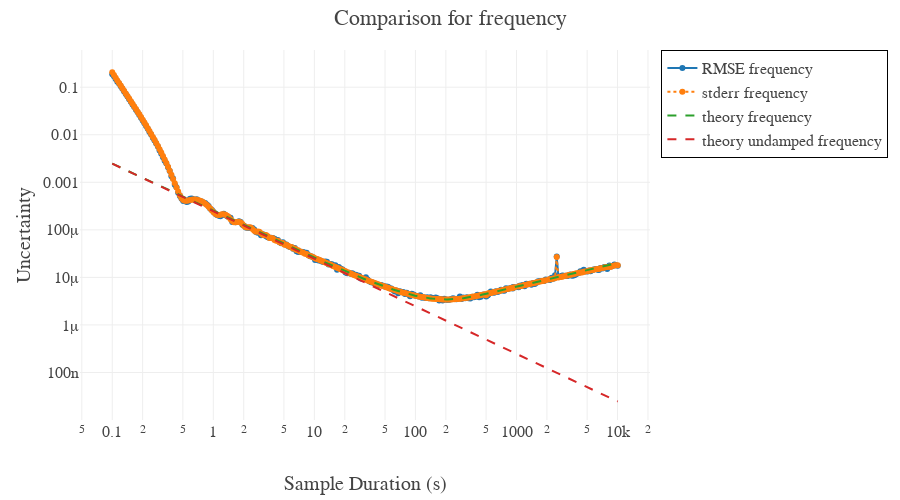
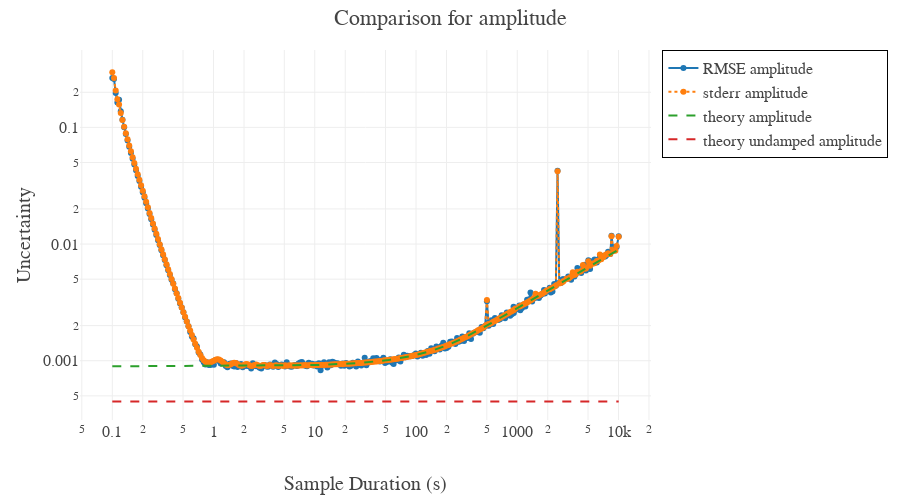
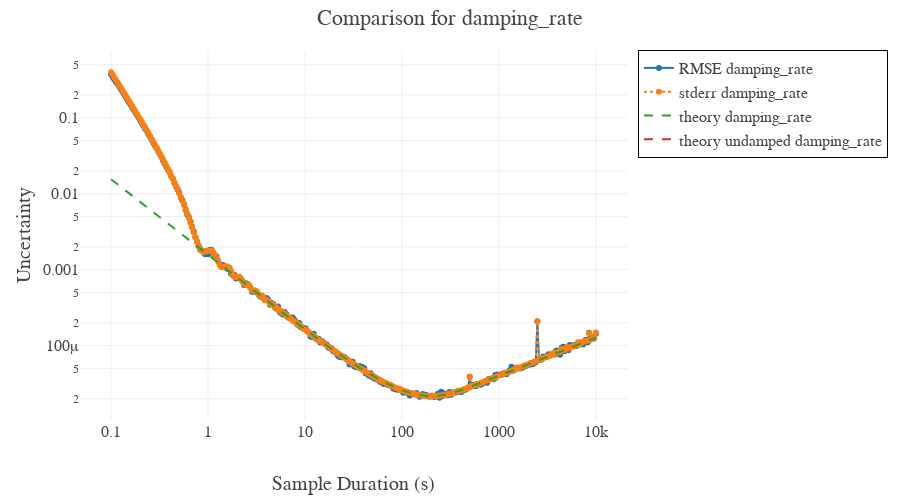
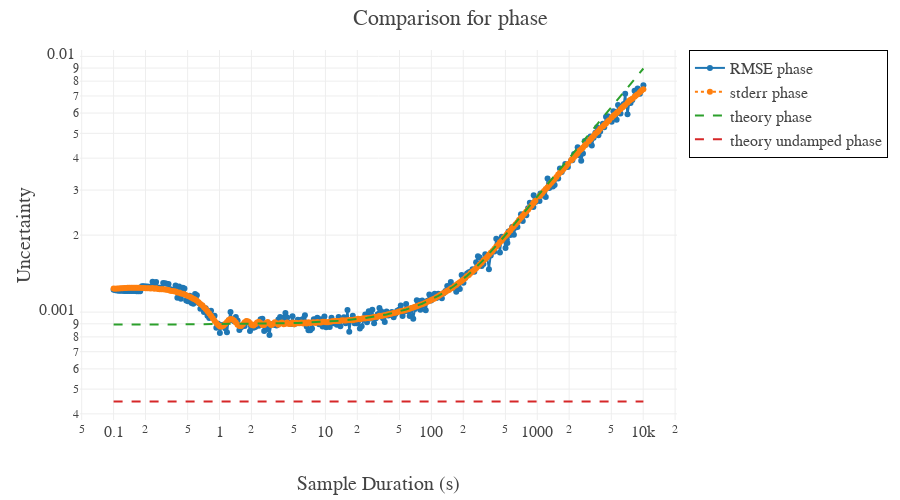

The notebook cell saved with these charts, in order:
### Code cell
import anal_fit_err
import importlib
import dataclasses

importlib.reload(anal_fit_err)

# Generate theoretical predictions
theory_undamped_curves = {
    "amplitude": [],
    "frequency": [],
    "phase": [],
    "damping_rate": [],
}

theory_curves = {"amplitude": [], "frequency": [], "phase": [], "damping_rate": []}


for this_duration in durations:
    est = anal_fit_err.analy_err_in_fit_damp_sine(
        amp=true_params["amplitude"],
        samp_num=num_points,
        samp_time=this_duration,
        sigma_obs=noise_scale,
        damp_rate=true_params["damping_rate"],
    )
    theory_curves["amplitude"].append(est.amplitude)
    theory_curves["frequency"].append(est.frequency)
    theory_curves["phase"].append(est.phase)
    theory_curves["damping_rate"].append(est.damping_rate)

    est = anal_fit_err.analy_err_in_fit_sine(
        amplitude=true_params["amplitude"],
        samp_num=num_points,
        samp_time=this_duration,
        sigma_obs=noise_scale,
    )
    theory_undamped_curves["amplitude"].append(est.amplitude)
    theory_undamped_curves["frequency"].append(est.frequency)
    theory_undamped_curves["phase"].append(est.phase)
    theory_undamped_curves["damping_rate"].append(np.nan)


for key in true_params:
    fig = go.Figure()
    fig.add_trace(
        go.Scatter(
            x=durations, y=rmse_results[key], mode="lines+markers", name=f"RMSE {key}"
        )
    )
    fig.add_trace(
        go.Scatter(
            x=durations,
            y=stderr_results[key],
            mode="lines+markers",
            name=f"stderr {key}",
            line=dict(dash="dot"),
        )
    )
    fig.add_trace(
        go.Scatter(
            x=durations,
            y=theory_curves[key],
            mode="lines",
            name=f"theory {key}",
            line=dict(dash="dash"),
        )
    )

    fig.add_trace(
        go.Scatter(
            x=durations,
            y=theory_undamped_curves[key],
            mode="lines",
            name=f"theory undamped {key}",
            line=dict(dash="dash"),
        )
    )

    fig.update_layout(
        title=f"Comparison for {key}",
        xaxis_title="Sample Duration (s)",
        yaxis_title="Uncertainty",
        width=900,
        height=500,
        yaxis_type="log",
        xaxis_type="log",
    )
    fig.show()

### Figure 1 — Plotly figure (JSON) as saved in the notebook; plotly's stock layout.template omitted (floating-point values rounded to 4 significant figures; data arrays with more than 128 entries replaced by an {"elided": "..."} marker saying what was removed)
{"data": [{"mode": "lines+markers", "name": "RMSE frequency", "type": "scatter", "x": {"elided": "300 float values"}, "y": {"elided": "300 float values"}}, {"line": {"dash": "dot"}, "mode": "lines+markers", "name": "stderr frequency", "type": "scatter", "x": {"elided": "300 float values"}, "y": {"elided": "300 float values"}}, {"line": {"dash": "dash"}, "mode": "lines", "name": "theory frequency", "type": "scatter", "x": {"elided": "300 float values"}, "y": {"elided": "300 float values"}}, {"line": {"dash": "dash"}, "mode": "lines", "name": "theory undamped frequency", "type": "scatter", "x": {"elided": "300 float values"}, "y": {"elided": "300 float values"}}], "layout": {"height": 500, "title": {"text": "Comparison for frequency"}, "width": 900, "xaxis": {"title": {"text": "Sample Duration (s)"}, "type": "log"}, "yaxis": {"title": {"text": "Uncertainty"}, "type": "log"}}}

### Figure 2 — Plotly figure (JSON) as saved in the notebook; plotly's stock layout.template omitted (floating-point values rounded to 4 significant figures; data arrays with more than 128 entries replaced by an {"elided": "..."} marker saying what was removed)
{"data": [{"mode": "lines+markers", "name": "RMSE amplitude", "type": "scatter", "x": {"elided": "300 float values"}, "y": {"elided": "300 float values"}}, {"line": {"dash": "dot"}, "mode": "lines+markers", "name": "stderr amplitude", "type": "scatter", "x": {"elided": "300 float values"}, "y": {"elided": "300 float values"}}, {"line": {"dash": "dash"}, "mode": "lines", "name": "theory amplitude", "type": "scatter", "x": {"elided": "300 float values"}, "y": {"elided": "300 float values"}}, {"line": {"dash": "dash"}, "mode": "lines", "name": "theory undamped amplitude", "type": "scatter", "x": {"elided": "300 float values"}, "y": {"elided": "300 float values"}}], "layout": {"height": 500, "title": {"text": "Comparison for amplitude"}, "width": 900, "xaxis": {"title": {"text": "Sample Duration (s)"}, "type": "log"}, "yaxis": {"title": {"text": "Uncertainty"}, "type": "log"}}}

### Figure 3 — Plotly figure (JSON) as saved in the notebook; plotly's stock layout.template omitted (floating-point values rounded to 4 significant figures; data arrays with more than 128 entries replaced by an {"elided": "..."} marker saying what was removed)
{"data": [{"mode": "lines+markers", "name": "RMSE damping_rate", "type": "scatter", "x": {"elided": "300 float values"}, "y": {"elided": "300 float values"}}, {"line": {"dash": "dot"}, "mode": "lines+markers", "name": "stderr damping_rate", "type": "scatter", "x": {"elided": "300 float values"}, "y": {"elided": "300 float values"}}, {"line": {"dash": "dash"}, "mode": "lines", "name": "theory damping_rate", "type": "scatter", "x": {"elided": "300 float values"}, "y": {"elided": "300 float values"}}, {"line": {"dash": "dash"}, "mode": "lines", "name": "theory undamped damping_rate", "type": "scatter", "x": {"elided": "300 float values"}, "y": {"elided": "300 null values"}}], "layout": {"height": 500, "title": {"text": "Comparison for damping_rate"}, "width": 900, "xaxis": {"title": {"text": "Sample Duration (s)"}, "type": "log"}, "yaxis": {"title": {"text": "Uncertainty"}, "type": "log"}}}

### Figure 4 — Plotly figure (JSON) as saved in the notebook; plotly's stock layout.template omitted (floating-point values rounded to 4 significant figures; data arrays with more than 128 entries replaced by an {"elided": "..."} marker saying what was removed)
{"data": [{"mode": "lines+markers", "name": "RMSE phase", "type": "scatter", "x": {"elided": "300 float values"}, "y": {"elided": "300 float values"}}, {"line": {"dash": "dot"}, "mode": "lines+markers", "name": "stderr phase", "type": "scatter", "x": {"elided": "300 float values"}, "y": {"elided": "300 float values"}}, {"line": {"dash": "dash"}, "mode": "lines", "name": "theory phase", "type": "scatter", "x": {"elided": "300 float values"}, "y": {"elided": "300 float values"}}, {"line": {"dash": "dash"}, "mode": "lines", "name": "theory undamped phase", "type": "scatter", "x": {"elided": "300 float values"}, "y": {"elided": "300 float values"}}], "layout": {"height": 500, "title": {"text": "Comparison for phase"}, "width": 900, "xaxis": {"title": {"text": "Sample Duration (s)"}, "type": "log"}, "yaxis": {"title": {"text": "Uncertainty"}, "type": "log"}}}
